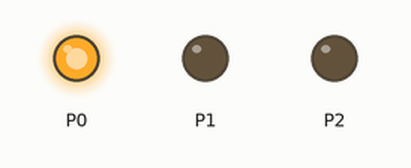
A program run on a simulated BBC micro:bit (MakeCode). Parts: output pins drawn as LEDs (lit = HIGH).

Above: at 1.0 s.
At 2.2 s:
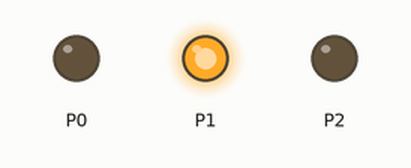
At 2.7 s:
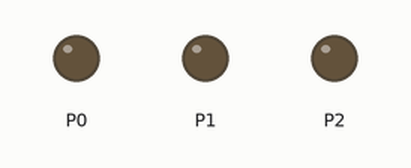
At 5.0 s:
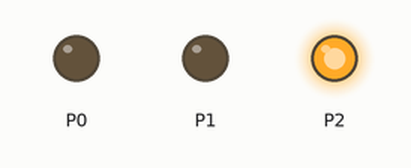
Timing chart, 0 to 7.8 s (numbered marks = the images above):
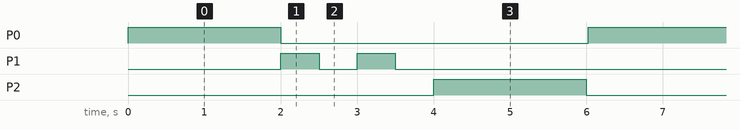

Measured:
- by itself, P0, P2: alternates HIGH for 2.0 s and LOW for 4.0 s
- by itself, P1: repeats every 6.0 s: LOW 0.50 s, HIGH 0.50 s, LOW 4.5 s, HIGH 0.50 s

The program:

main.ts
```typescript
basic.forever(function () {
    pins.digitalWritePin(DigitalPin.P0, 1)
    basic.pause(2000)
    pins.digitalWritePin(DigitalPin.P0, 0)
    pins.digitalWritePin(DigitalPin.P1, 1)
    basic.pause(500)
    pins.digitalWritePin(DigitalPin.P1, 0)
    basic.pause(500)
    pins.digitalWritePin(DigitalPin.P1, 1)
    basic.pause(500)
    pins.digitalWritePin(DigitalPin.P1, 0)
    basic.pause(500)
    pins.digitalWritePin(DigitalPin.P2, 1)
    basic.pause(2000)
    pins.digitalWritePin(DigitalPin.P2, 0)
})
```

test.ts
```typescript
// aquí va el archivo "tests"; esto no se compilará cuando este paquete se utilice como una extensión.
```
